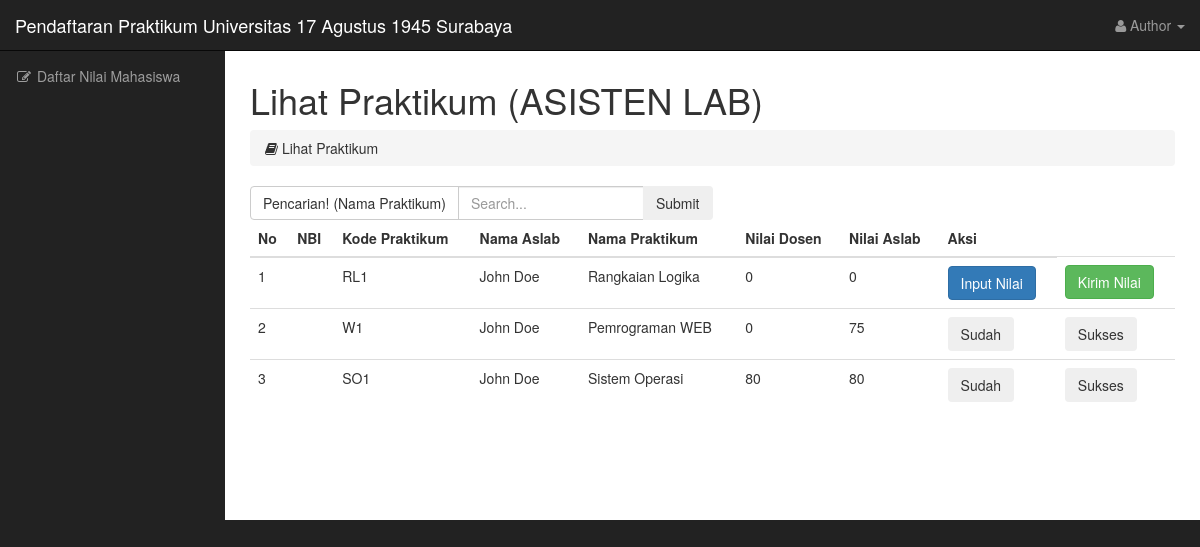
Screenshot of /index.php?p=nilaiaslab (signed in) with the database file from the repository.
### tables this page shows
CREATE TABLE `tbl_pendaftaran` (
  `idpendaftar` int(11) NOT NULL,
  `iduser` int(11) NOT NULL,
  `iddosen` int(11) NOT NULL,
  `idaslab` int(11) NOT NULL,
  `kodepraktikum` varchar(50) NOT NULL,
  `namapraktikum` varchar(50) NOT NULL,
  `nilaidosen` int(11) NOT NULL,
  `nilaiaslab` int(11) NOT NULL,
  `total` int(11) NOT NULL
);

CREATE TABLE `tbl_aslab` (
  `idaslab` int(11) NOT NULL,
  `user` varchar(25) NOT NULL,
  `nama_aslab` varchar(50) NOT NULL,
  `fakultas` varchar(50) NOT NULL,
  `jurusan` varchar(50) NOT NULL
);

### nilaiaslab/view.php (the view, shortened to what this page needs)
<?php
	if(isset($_SESSION['user'])) {
		$name = $_SESSION['user'];
	}
	include("koneksi.php");
	$result1=$db->query("SELECT * FROM tbl_aslab WHERE user=$name");
	$row1 = $result1->fetch_assoc();
	$kode = $row1['idaslab'];
	if(isset($_GET['cari'])){
		$cari = $_GET['cari'];
		$w = "WHERE kodepraktikum LIKE '%$cari%'";
	}
	else{
		$cari = "";
	}
	$batas=10;
	$pagenum = 1;
	$mulai = ($pagenum - 1)*$batas;
	$result = $db->query("SELECT * FROM tbl_pendaftaran WHERE idaslab='$kode'");
?>
<div class="content-wrapper">
	<section class="content-header">
    <h1>Lihat Praktikum (ASISTEN LAB)</h1>
	<ol class="breadcrumb">
        <li><i class="fa fa-book"></i> Lihat Praktikum</li>
    </ol>
</section>
<div class="row">
	<div class="col-xs-12">
		<section class="content">
		<div class="box">
		<div class="box-header">
			<form action="mahasiswa/cari.php" method="get" enctype="multipart/form-data">
                <div class="input-group col-lg-6">
                	<span class="input-group-btn">
        				<button class="btn btn-default" type="button">Pencarian! (Nama Praktikum)</button>
      				</span>
                    	<input type="text" name="cari" value='<?php echo $cari;?>' class="form-control" placeholder="Search...">
                    <span class="input-group-btn">
                        <input type="submit" name="btn" class="btn btn-flat" >
                   	</span>
                </div>
            </form>
        </div>
		<div class="box-body table-responsive">
		<table class="table table-hover">
			<thead>
				<tr>
					<th>No</th>
				    <th>NBI</th>
				    <th>Kode Praktikum</th>
				    <th>Nama Aslab</th>
				    <th>Nama Praktikum</th>
				    <th>Nilai Dosen</th>
				    <th>Nilai Aslab</th>
				    <th>Aksi</th>
				</tr>
			</thead>
			<tbody>
			<?php
				while ($row = $result->fetch_assoc()) {
				if ($row['nilaiaslab']==0){
					$nilai="<a href='?p=nilaiaslab&a=input&id=".$row['idpendaftar']."'><input type='button' class='btn btn-primary btn-flat hapuso' title='hapus' value='Input Nilai'/></a>";
				}
				else if ($row['nilaiaslab'] >= 0){
					$nilai="<button name='ubah' style='cursor:default;' class='btn btn-small'>
								<i class='icon-ok'></i>Sudah
						</button>";
				}
				if ($row['total']==0){
					$total="<a href='?p=nilaiaslab&a=kirim&id=".$row['idpendaftar']."'><input type='button' class='btn btn-success btn-flat' title='hapus' value='Kirim Nilai'/></a>";
				}
				else if ($row['total'] >= 0){
					$total="<button name='ubah' style='cursor:default;' class='btn btn-small'>
								<i class='icon-ok'></i>Sukses
						</button>";
				}
				$mulai++;
			?>
				<tr>
					<td><?php echo $mulai; ?></td>
					<td><?php echo $row['user']?></td>
					<td><?php echo $row['kodepraktikum']?></td>
					<td><?php echo $row1['nama_aslab']?></td>
					<td><?php echo $row['namapraktikum']?></td>
					<td><?php echo $row['nilaidosen']?></td>
					<td><?php echo $row['nilaiaslab']?></td>
					<td><?php echo $nilai; ?></td>
					<td><?php echo $total; ?></td>
				</tr>
			<?php
				}
			?>
			</tbody>
		</table>
			<div style="padding-bottom:20px; padding-top : 20px; margin-bottom:40px;">
			</div>
		</div>
		</div>
		</section>
	</div>
</div>
</div>

### assets2/css/sb-admin.css (style rules this page uses)
body { margin-top: 100px; background-color: #222; }
@media (min-width:768px) { body { margin-top: 50px; } }

### rows the page displays
tbl_pendaftaran: kodepraktikum "RL1", idaslab.nama_aslab "John Doe", namapraktikum "Rangkaian Logika", nilaidosen "0", nilaiaslab "0"
tbl_pendaftaran: kodepraktikum "W1", idaslab.nama_aslab "John Doe", namapraktikum "Pemrograman WEB", nilaidosen "0", nilaiaslab "75", shows "Sudah", total "Sukses"
tbl_pendaftaran: kodepraktikum "SO1", idaslab.nama_aslab "John Doe", namapraktikum "Sistem Operasi", nilaidosen "80", nilaiaslab "80", shows "Sudah", total "Sukses"
